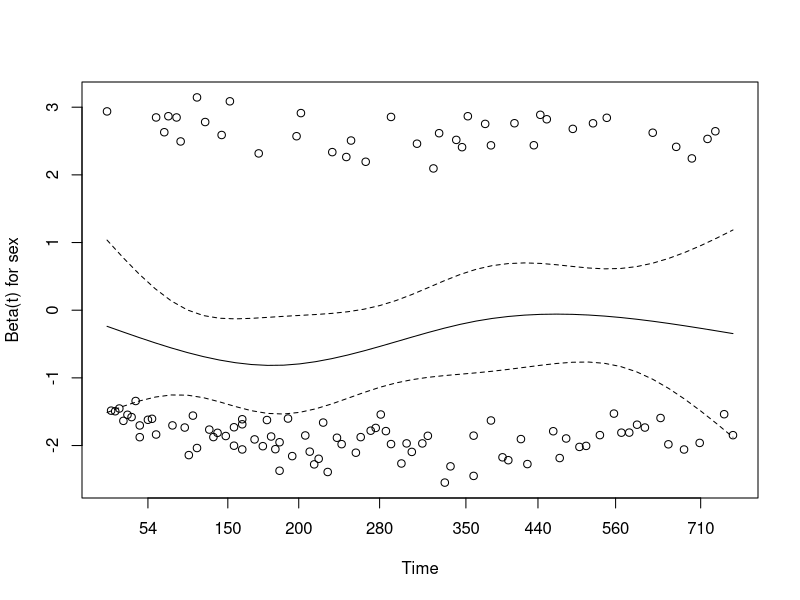
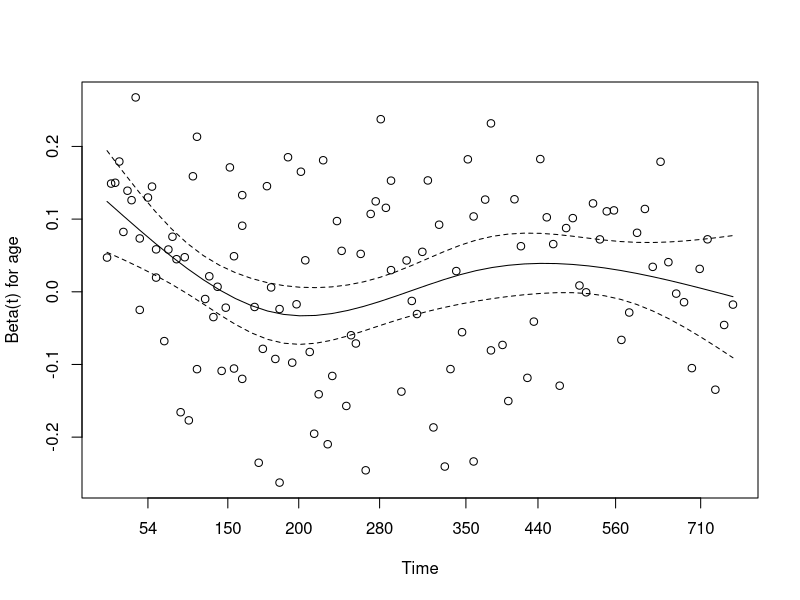
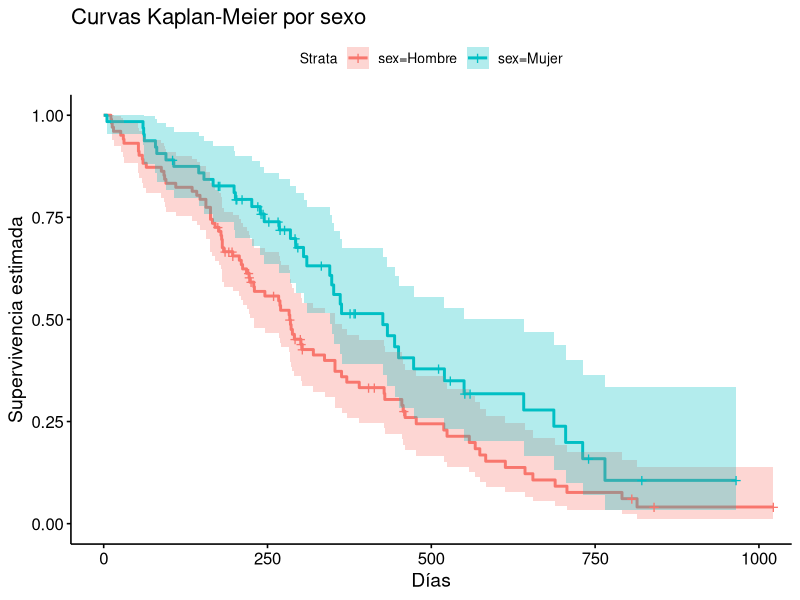
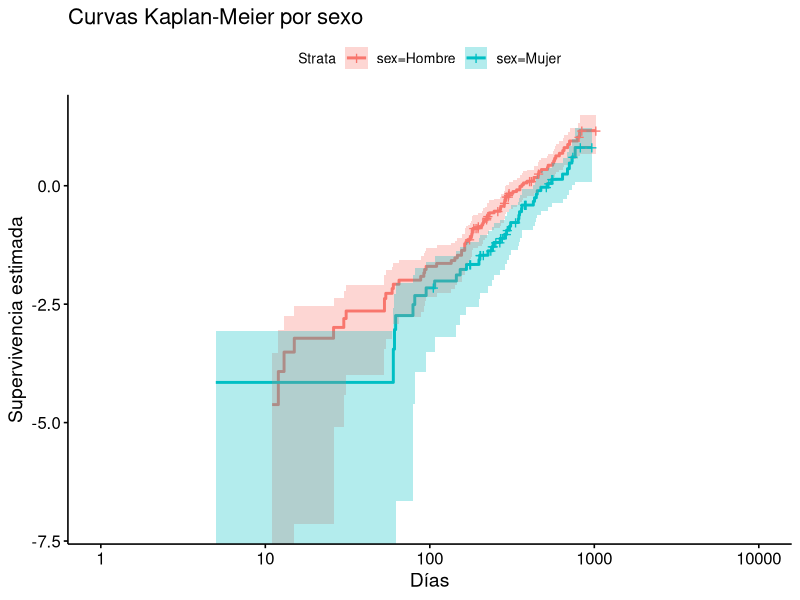
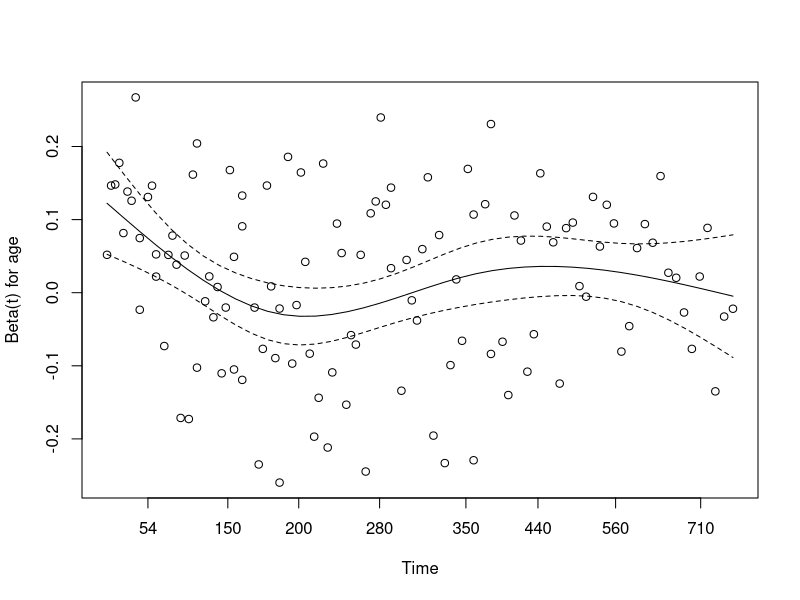

R code for these plots, in order: (Note: this script raises an error after producing the figures.)
## ---- chunk 1
packages <- c("survival","asaur","survminer","dplyr","MASS")
if (length(setdiff(packages, rownames(installed.packages()))) > 0) {
  install.packages(setdiff(packages, rownames(installed.packages())), 
                   repos = "http://cran.rstudio.com")
}
sapply(packages, require, character.only=TRUE)
## ---- chunk 2
#| echo: true
library(survival)
data(cancer, package="survival")
table(lung$ph.ecog)
lung <- lung %>% 
  na.omit() %>%
  mutate(status2 = ifelse(status == 2, 1, 0)) %>%
  filter(ph.ecog<3) %>%
  mutate(surv_obj = Surv(time, status2),
         sex = factor(sex, 
                      levels = c(1, 2), 
                      labels = c("Hombre", "Mujer")),
         ph.ecog2 = factor(ph.ecog, 
                           levels = c(0,1,2), 
                           labels = c("asymptomatic", 
                                   "symptomatic but completely ambulatory",
                                   "in bed <50% of the day")))
  

head(lung)
## ---- chunk 3
summary(lung)
## ---- chunk 4
#| echo: true
print(lung$surv_obj)
## ---- chunk 5
mod1 <- coxph(surv_obj ~ sex + age, data = lung)
summary(mod1)
## ---- chunk 6
zph1 <- cox.zph(mod1)
zph1
plot(zph1)
## ---- chunk 7
#| echo: true
fit_km <- survfit(surv_obj ~ sex, data = lung)

ggsurvplot(fit_km,
           data = lung,
           conf.int = TRUE,
           xlab = "Días", ylab = "Supervivencia estimada",
           title = "Curvas Kaplan-Meier por sexo")
## ---- chunk 8
ggsurvplot(fit_km,
           data = lung,
           fun = "cloglog",
           conf.int = TRUE,
           xlab = "Días", ylab = "Supervivencia estimada",
           title = "Curvas Kaplan-Meier por sexo")
## ---- chunk 9
#| echo: true
mod_strat <- coxph(surv_obj ~ age + strata(sex), data = lung)
summary(mod_strat)
## ---- chunk 10
zph_strat <- cox.zph(mod_strat)
zph_strat
plot(zph_strat)
## ---- chunk 11
#| echo: true
# Modelo sin estratificación
AIC(mod1)

# Modelo con estratificación
AIC(mod_strat)

# Ver ambos resúmenes
summary(mod1)
## ---- chunk 12
#| echo: true
summary(mod_strat)
anova(mod1, mod_strat, test = "LRT")
## ---- chunk 13
#| echo: true
library(survminer)
fit_strat <- survfit(mod_strat)

ggsurvplot(fit_strat, data = lung,
           legend.title = "Sexo (estratos)",
           xlab = "Días", ylab = "Supervivencia ajustada")
## ---- chunk 14
#| echo: true
mod_strat2 <- coxph(surv_obj ~ age + sex + ph.karno + pat.karno + meal.cal + 
                      ph.ecog2 + wt.loss, data = lung)
summary(mod_strat2)
## ---- chunk 15
zph_strat2 <- cox.zph(mod_strat2)
zph_strat2
plot(zph_strat2)
## ---- chunk 16
modelo_completo <- coxph(surv_obj ~ age + strata(sex) + ph.karno + pat.karno + meal.cal + 
                      ph.ecog2 + wt.loss, data = lung)
birthwt.step <- stepAIC(modelo_completo, trace = TRUE)
## ---- chunk 17
#| echo: true
mod_select <- coxph(surv_obj ~ strata(sex) + pat.karno + ph.karno + ph.ecog2 + wt.loss, data = lung)
summary(mod_select)
## ---- chunk 18
zph_select <- cox.zph(mod_select)
zph_select
plot(zph_select)
